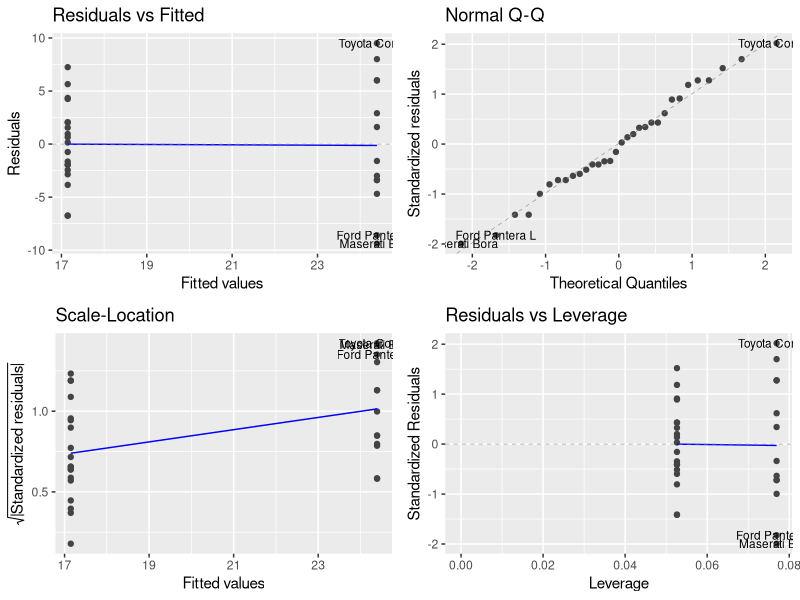
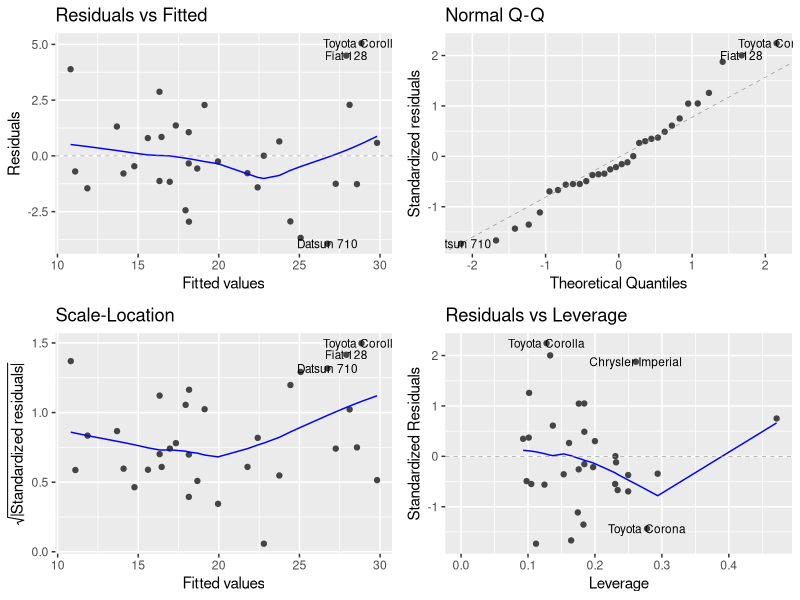

The R source for these figures, in order:
##
## Regression models - Coursera - Course Project
##


## ---- loadPackages --------------
library('ggplot2')
library('dplyr')
library('tidyr')
library('ggfortify')

## ---- loadData
data(mtcars)

## ---- exploAnalysis1
dim(mtcars)
g <- ggplot(data=mtcars, aes(x=mpg, fill=as.factor(am))) + 
    geom_histogram(binwidth=.5) +
    ggtitle("MPG by type of transmission") + 
    ylab("Number of vehicules") + 
    scale_fill_discrete(name="Transmission", labels = c("automatic", "manual"))

## ---- exploAnalysis
dim(mtcars)
head(mtcars, 5)
# make am a factor, and set better level names
mtcars$am <- as.factor(mtcars$am)
levels(mtcars$am) <- c("Automatic", "Manual")
# convert variables to factor
mtcars$vs <- as.factor(mtcars$vs)
mtcars$cyl <- factor(mtcars$cyl)
mtcars$gear <- factor(mtcars$gear)
mtcars$carb <- factor(mtcars$carb)
glimpse(mtcars)
summary(mtcars[,'am'])

## ---- exploplot

g <- ggplot(data=mtcars, aes(x=am, y=mpg)) + 
    geom_boxplot() + 
    xlab("Transmission") + 
    ylab("MPG") +
    ggtitle("MPG by transmission")


## ---- MTlm
mdl.mar <- lm(mpg ~ am, data=mtcars)
summary(mdl.mar)

## ----stepSearch
mdl.opt = step(lm(data = mtcars, mpg ~ .),direction = "both")

## ---- plotDiagModelMarginal
autoplot(mdl.mar, label.size = 3)

## ---- plotDiagModelOptimal
autoplot(mdl.opt, label.size = 3)
